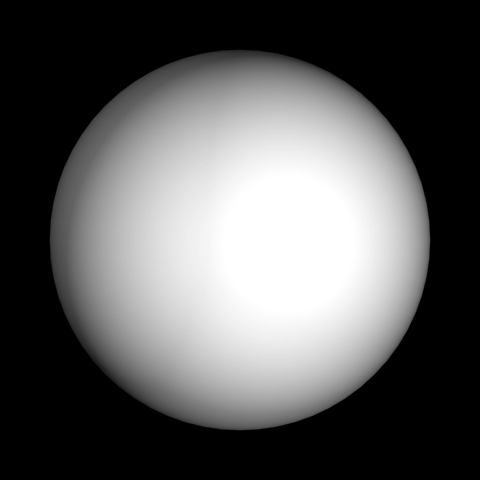
#> input picture photometric_stereo/data/sphere0.png, 480 x 480 px
$ python -i hw5_challenge1.py   (imports and definitions only)
#> lines starting #> are read from the running program, lines starting #| are printed output that depends on the picture; after the words box and inside, x2 and y2 are one past the last pixel; in counts of white or black regions, pixels touching at a corner belong together; long printed decimals are rounded
#> further down, picture is the input picture: shape (480, 480); min 0, max 255, mean 91.4
from PIL import Image
import numpy as np
from typing import Union, Tuple, List
from skimage import filters, measure
import sys
import numpy as np
from typing import List, Tuple

# def findSphere(img: np.ndarray) -> Tuple[np.ndarray, float]:
#     # Find the center and radius of the sphere
#     # Input:
#     #   img - the image of the sphere
#     # Output:
#     #   center - 2x1 vector of the center of the sphere
#     #   radius - radius of the sphere
#
#     # get grey_scale
#     grey_img = img.mean(axis=2) if img.ndim == 3 else img
#
#     # otsu + re-label
#     threshold_value = filters.threshold_otsu(grey_img)
#     binary_img = grey_img > threshold_value
#     labeled_img = measure.label(binary_img)
#
#     # get properties of labeled img
#     properties = measure.regionprops(labeled_img)
#
#     # get the largest property region using index (avoid a loop)
#     max_area_index = np.argmax([property.area for property in properties])
#
#     # find centroid + diameter (2 * radius) of largest property region
#     centroid = properties[max_area_index].centroid
#     radius = properties[max_area_index].equivalent_diameter / 2
#
#     return centroid, radius
#     # raise NotImplementedError

def findSphere(img: np.ndarray) -> Tuple[np.ndarray, float]:
    grey_img = img.mean(axis=2) if img.ndim == 3 else img
    threshold_value = filters.threshold_otsu(grey_img)
#> threshold_value = 104
    binary_img = grey_img > threshold_value
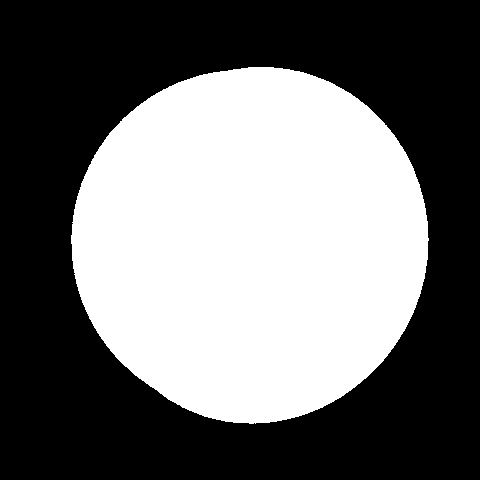
#> binary_img: shape (480, 480) bool; 43.2% white; 1 white region, box (x1, y1, x2, y2) and area: (71, 67, 429, 424) 99597
    labeled_img = measure.label(binary_img)
#> labeled_img: shape (480, 480) int32; values 0 (black) and 1 (white), 43.2% white; 1 white region
    properties = measure.regionprops(labeled_img)
#> properties = 1 regions; box (x1, y1, x2, y2) and area: (71, 67, 429, 424) 99597
    max_area_index = np.argmax([prop.area for prop in properties])
#> max_area_index = 0
    centroid = properties[max_area_index].centroid
#> centroid = (242.9, 250.4)
    radius = properties[max_area_index].equivalent_diameter / 2
#> radius = 178.1

    print(f"Detected Sphere Center: {centroid}, Radius: {radius}")
#| Detected Sphere Center: (242.885, 250.366), Radius: 178.053
    return centroid, radius

# [155 lines left out: functions compute_normal, computeLightDirections, check_light_directions, computeMask, computeNormals, not called in this run]

>>> import cv2
>>> picture = cv2.imread('data/sphere0.png', cv2.IMREAD_GRAYSCALE)
>>> result = findSphere(picture)
#> result = ((242.9, 250.4), 178.1)

$ run again, on photometric_stereo/data/sphere3.png
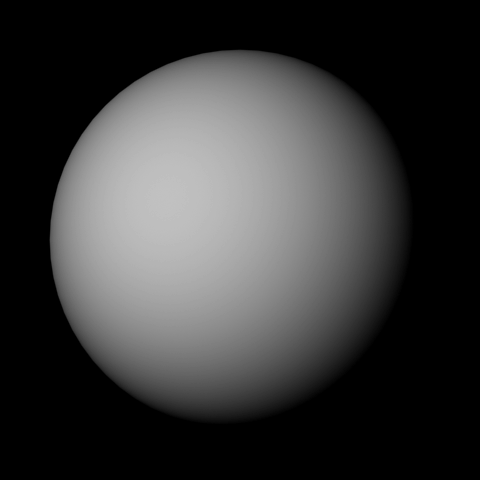
#> input picture photometric_stereo/data/sphere3.png, 480 x 480 px
#> picture is the input picture: shape (480, 480); min 0, max 193, mean 56.6
#> threshold_value = 72
#> in findSphere, `binary_img = grey_img > threshold_value`:
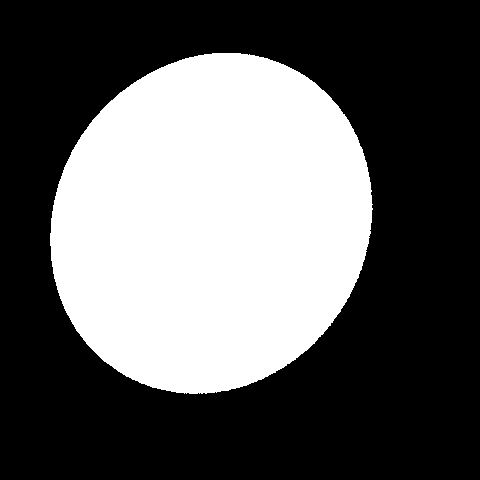
#> binary_img: shape (480, 480) bool; 37.2% white; 1 white region, box (x1, y1, x2, y2) and area: (50, 53, 373, 394) 85816
#> labeled_img: shape (480, 480) int32; values 0 (black) and 1 (white), 37.2% white; 1 white region
#> properties = 1 regions; box (x1, y1, x2, y2) and area: (50, 53, 373, 394) 85816
#> max_area_index = 0
#> centroid = (222.9, 210.7)
#> radius = 165.3
#| Detected Sphere Center: (222.852, 210.670), Radius: 165.276
#> result = ((222.9, 210.7), 165.3)
